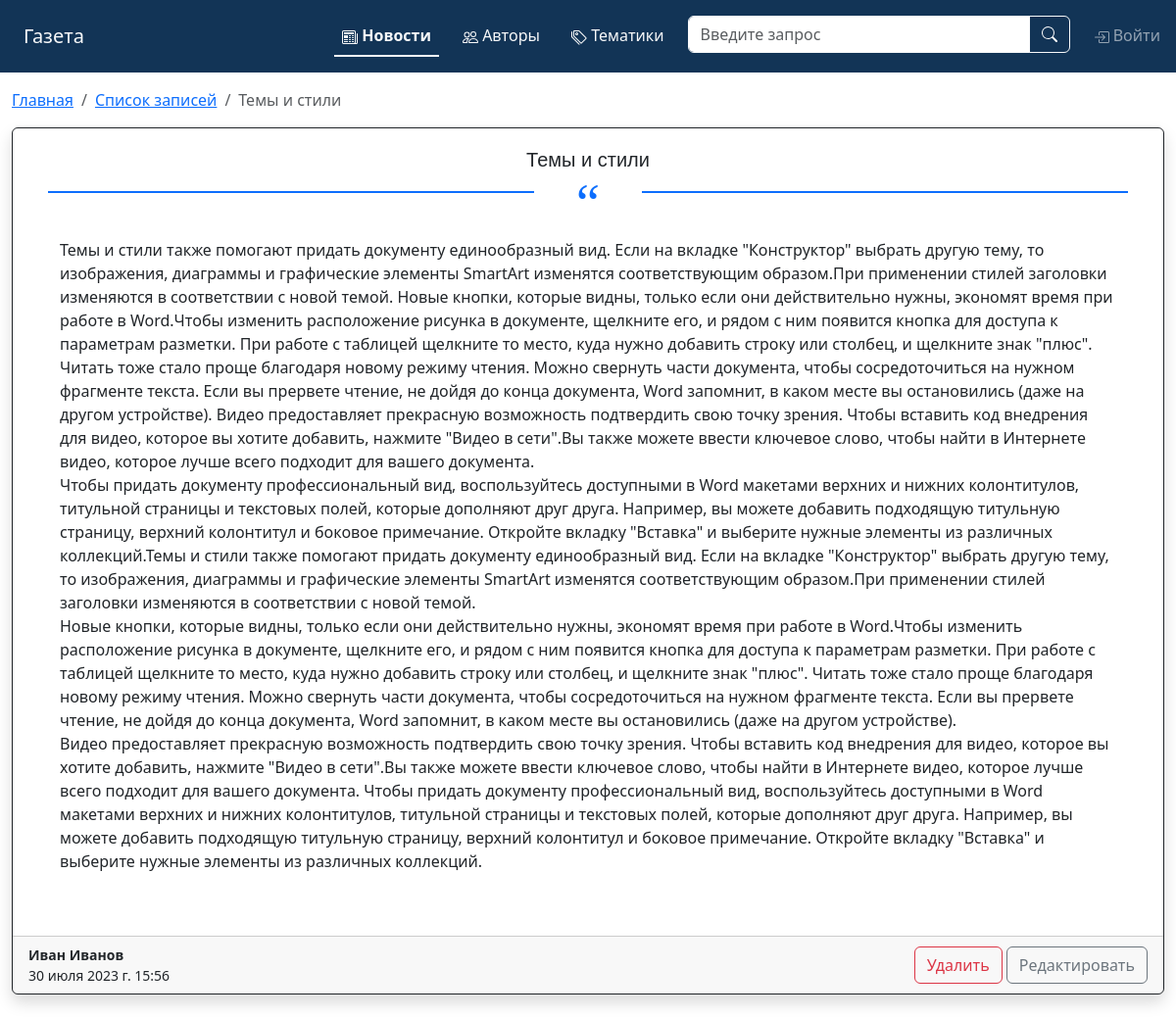
Screenshot of /news/4/ with the database file from the repository.
### NewsPaper/models.py (models this page shows, shortened)
class Post(models.Model):
    id = models.AutoField(
        primary_key=True,
    )
    author = models.ForeignKey(
        Author,
        verbose_name='Автор записи',
        null=True,
        related_name='Author',
        on_delete=models.SET_NULL,
    )
    type_post = models.SmallIntegerField(
        verbose_name='Тип записи',
        choices=STATUS_CHOICES,
        blank=True,
    )
    create_date = models.DateTimeField(
        verbose_name='Дата создания записи',
        auto_now_add=True,
        null=True,
    )
    title = models.CharField(
        verbose_name='Заголовок записи',
        max_length=1024,
        default='',
    )
    text = models.TextField(
        verbose_name='Текст записи',
        default='',
    )
    rating = models.SmallIntegerField(
        verbose_name='Рейтинг записи',
        default=0,
    )
    class Meta:
        ordering = '-create_date', 'title',
        verbose_name = 'Запись'
        verbose_name_plural = 'Записи'
        managed = True

class Author(models.Model):
    user = models.OneToOneField(
        User,
        primary_key=True,
        on_delete=models.CASCADE,
    )
    rating = models.SmallIntegerField(
        verbose_name='Рейтинг пользователя',
        default=0,
    )
    def __str__(self):
        return f'{self.user.get_full_name()}'
    class Meta:
        ordering = 'user',
        verbose_name = 'Автор'
        verbose_name_plural = 'Авторы'
        managed = True

### NewsPaper/views.py (the view)
# urls.py: path('news/<int:post_id>/', PostDetailView.as_view(), name='post_show', ),
class PostDetailView(DetailView):
    template_name = 'post/show.html'
    queryset = Post.objects.all()
    def get_object(self, **kwargs):
        post_id = self.kwargs.get('post_id')
        return Post.objects.get(pk=post_id)
    def get_context_data(self, **kwargs):
        context = super().get_context_data(**kwargs)
        context['post_active'] = True
        return context

### NewsPaper/templatetags/custom_filters.py (called while the page is built)
@register.filter(name='censor')
def censor(value, arg):
    if isinstance(value, str) and isinstance(arg, str):
        content = value.split()
        for index, word in enumerate(value.split()):
            if word.lower() in BANNED_WORDS:
                content[index] = re.sub(word, f'{word[0]}{arg * (len(word) - 1)}', content[index])
        return " ".join(content)
    else:
        raise ValueError()

### NewsPaper/templates/post/show.html (shortened to what this page needs)
{% extends 'default.html' %}
{% load censor from custom_filters %}
{% block main %}
    <nav class="my-3" aria-label="breadcrumb">
        <ol class="breadcrumb">
            <li class="breadcrumb-item"><a href="{% url 'index' %}">Главная</a></li>
            <li class="breadcrumb-item"><a href="{% url 'post_list' %}">Список записей</a></li>
            <li class="breadcrumb-item active" aria-current="page">{{ post.title|truncatechars:50|censor:'*' }}</li>
        </ol>
    </nav>
    <div class="shadow card border-dark mb-4">
        <div class="card-body">
            <div class="post-title">{{ post.title|censor:'*' }}</div>
            <div class="post-text">{% autoescape off %}{{ post.text|linebreaks|censor:'*' }}{% endautoescape %}</div>
        </div>
        <div class="card-footer">
            <div class="row align-items-center">
                <div class="col-auto me-auto">
                    <div class="small">
                        <strong class="text-gray-dark">{{ post.author }}</strong>
                        <span class="d-block">{{ post.create_date }}</span>
                    </div>
                </div>
                <div class="col-auto">
                    <a href="{% url 'post_delete' post.id %}" type="button" class="btn btn-outline-danger" title="Редактировать пользователя">
                        Удалить
                    </a>
                    <a href="{% url 'post_edit' post.id %}" type="button" class="btn btn-outline-secondary" title="Редактировать пользователя">
                        Редактировать
                    </a>
                </div>
            </div>
        </div>
    </div>
{% endblock main %}

### NewsPaper/templates/default.html (shortened to what this page needs)
{% load static %}
<html lang="ru">
<head>
    <link href='{% static "css/main.css" %}' type='text/css' rel='stylesheet' />
    <link href='{% static "css/bootstrap.min.css" %}' type='text/css' rel='stylesheet' />
</head>
<body>
    <header class="navbar navbar-expand-lg bd-navbar p-2 sticky-top">
        <nav class="container-xxl navbar navbar-dark flex-wrap flex-lg-nowrap">
            <a href="{% url 'index' %}" class="navbar-brand ms-3 text-light" title="Перейти на главную">Газета</a>
            <div class="offcanvas offcanvas-end" tabindex="-1" id="offcanvasNavbar" aria-labelledby="offcanvasNavbarTitle">
                <div class="offcanvas-body">
                    <ul class="navbar-nav nav-underline flex-grow-1 justify-content-end">
                        <li class="nav-item">
                            <a href="{% url 'post_list' %}" class="nav-link text-light {% if post_active %}active{% endif %}" aria-current="page">
                                Новости
                            </a>
                        </li>
                        <li class="nav-item">
                            <a href="#" class="nav-link text-light {% if author_active %}active{% endif %}">
                                Авторы
                            </a>
                        </li>
                        <li class="nav-item">
                            <a href="#" class="nav-link text-light {% if tags_active %}active{% endif %}">
                                Тематики
                            </a>
                        </li>
                        <li class="nav-item">
                            <form method="post" action="{% url 'post_search' %}" class="d-flex form-inline mb-0" role="search">
                                <div class="input-group">
                                    <input type="text" name="search" class="form-control border border-light" placeholder="Введите запрос" size="30">
                                    <button class="btn btn-outline-light" title="Искать" type="submit">
                                    </button>
                                </div>
                            </form>
                        </li>
                        {% if request.user.is_authenticated %}
                            <li class="nav-item dropdown">
                                <a class="nav-link dropdown-toggle" data-bs-toggle="dropdown" href="#" role="button" aria-expanded="false"><strong>{% firstof user.get_full_name user.get_short_name user.get_username %}</strong></a>
                                <ul class="dropdown-menu">
                                    <li>
                                        <a href="{% url 'post_create' %}" class="dropdown-item" role="button" aria-pressed="true" title="Добавить запись">
                                            <svg xmlns="http://www.w3.org/2000/svg" width="16" height="16" fill="currentColor" class="bi bi-plus-square" viewBox="0 0 16 16">
                                                <path d="M14 1a1 1 0 0 1 1 1v12a1 1 0 0 1-1 1H2a1 1 0 0 1-1-1V2a1 1 0 0 1 1-1h12zM2 0a2 2 0 0 0-2 2v12a2 2 0 0 0 2 2h12a2 2 0 0 0 2-2V2a2 2 0 0 0-2-2H2z"/>
                                                <path d="M8 4a.5.5 0 0 1 .5.5v3h3a.5.5 0 0 1 0 1h-3v3a.5.5 0 0 1-1 0v-3h-3a.5.5 0 0 1 0-1h3v-3A.5.5 0 0 1 8 4z"/>
                                            </svg>
                                            Добавить запись
                                        </a>
                                    </li>
                                    <li>
                                        <a class="dropdown-item" href="{% url 'profile' %}">
                                            <svg xmlns="http://www.w3.org/2000/svg" width="16" height="16" fill="currentColor" class="bi bi-person-square" viewBox="0 0 16 16">
                                                <path d="M11 6a3 3 0 1 1-6 0 3 3 0 0 1 6 0z"/>
                                                <path d="M2 0a2 2 0 0 0-2 2v12a2 2 0 0 0 2 2h12a2 2 0 0 0 2-2V2a2 2 0 0 0-2-2H2zm12 1a1 1 0 0 1 1 1v12a1 1 0 0 1-1 1v-1c0-1-1-4-6-4s-6 3-6 4v1a1 1 0 0 1-1-1V2a1 1 0 0 1 1-1h12z"/>
                                            </svg>
                                            Профиль
                                        </a>
                                    </li>
                                    <li><hr class="dropdown-divider"></li>
                                    <li>
                                        <a href="{% url 'logout' %}" class="dropdown-item">
                                            <svg xmlns="http://www.w3.org/2000/svg" width="16" height="16" fill="currentColor" class="bi bi-box-arrow-right" viewBox="0 0 16 16">
                                                <path fill-rule="evenodd" d="M10 12.5a.5.5 0 0 1-.5.5h-8a.5.5 0 0 1-.5-.5v-9a.5.5 0 0 1 .5-.5h8a.5.5 0 0 1 .5.5v2a.5.5 0 0 0 1 0v-2A1.5 1.5 0 0 0 9.5 2h-8A1.5 1.5 0 0 0 0 3.5v9A1.5 1.5 0 0 0 1.5 14h8a1.5 1.5 0 0 0 1.5-1.5v-2a.5.5 0 0 0-1 0v2z"/>
                                                <path fill-rule="evenodd" d="M15.854 8.354a.5.5 0 0 0 0-.708l-3-3a.5.5 0 0 0-.708.708L14.293 7.5H5.5a.5.5 0 0 0 0 1h8.793l-2.147 2.146a.5.5 0 0 0 .708.708l3-3z"/>
                                            </svg>
                                            Выход
                                        </a>
                                    </li>
                                </ul>
                            </li>
                        {% else %}
                            <li class="nav-item">
                                <a href="{% url 'login' %}" class="nav-link" role="button" aria-pressed="true" title="Войти">
                                    Войти
                                </a>
                            </li>
                        {% endif %}
                    </ul>
                </div>
            </div>
        </nav>
    </header>
    <main class="container-xxl">
        {% block main %}
        {% endblock main %}
    </main>
</body>
</html>

### NewsPaper/static/css/main.css (style rules this page uses)
header { background-color: #123456 !important; }
.offcanvas-body { background-color: #123456; }
.post-title { font: 500 1.25rem/2rem 'ALS Hauss',Arial,sans-serif; margin: 0; padding: 0 0 2rem 0; position: relative; text-align: center; }
.post-title:after { font-size: 54px; color: #0d6efd; position: absolute; height: 2px; left: 20px; right: 20px; line-height: .5; background: linear-gradient(to right, #0d6efd 45%, transparent 45%, transparent), linear-gradient(to right, transparent, transparent 55%, #0d6efd 55%); font-family: serif; content: "\201C"; top: 3rem; }
.post-text { margin: 0; padding: 2rem; position: relative; text-align: left; }

### rows the page displays
Post: title|censor "Темы и стили", text|censor "Темы и стили также помогают придать документу единообразный вид. Если на вкладке \"Конструктор\" выбрать другую тему, то изображения, диаграммы и графические элементы SmartArt изменятся соответствующим образом.При применении стилей заголовки изменяются в соответствии с новой темой. Новые кнопки, которые видны, только если они действительно нужны, экономят время при работе в Word.Чтобы изменить расположение рисунка в документе, щелкните его, и рядом с ним появится кнопка для доступа к параметрам разметки. При работе с таблицей щелкните то место, куда нужно добавить строку или столбец, и щелкните знак \"плюс\". Читать тоже стало проще благодаря новому режиму чтения. Можно свернуть части…", author "Иван Иванов", create_date "30 июля 2023 г. 15:56"
